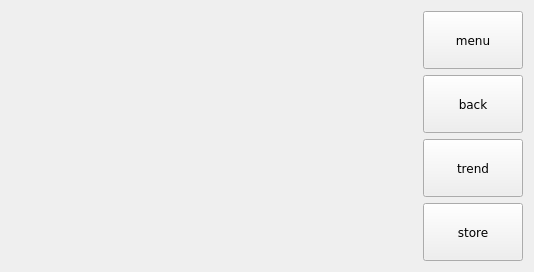
<?xml version="1.0" encoding="UTF-8"?>
<ui version="4.0">
 <class>page101</class>
 <widget class="QWidget" name="page101">
  <property name="geometry">
   <rect>
    <x>0</x>
    <y>0</y>
    <width>534</width>
    <height>272</height>
   </rect>
  </property>
  <property name="sizePolicy">
   <sizepolicy hsizetype="MinimumExpanding" vsizetype="MinimumExpanding">
    <horstretch>0</horstretch>
    <verstretch>0</verstretch>
   </sizepolicy>
  </property>
  <property name="windowTitle">
   <string>page101</string>
  </property>
  <property name="styleSheet">
   <string notr="true">QWidget#page101
{
}</string>
  </property>
  <layout class="QHBoxLayout" name="horizontalLayout">
   <item>
    <widget class="ATCMgraph" name="atcmGraph">
     <property name="sizePolicy">
      <sizepolicy hsizetype="MinimumExpanding" vsizetype="MinimumExpanding">
       <horstretch>0</horstretch>
       <verstretch>0</verstretch>
      </sizepolicy>
     </property>
     <property name="toolTip">
      <string>ATCM QGraph</string>
     </property>
     <property name="whatsThis">
      <string>ATCMgraph widget</string>
     </property>
     <property name="x1Variable">
      <string>PLC_time</string>
     </property>
     <property name="x1Min">
      <string>PLC_timeMin</string>
     </property>
     <property name="x1Max">
      <string>PLC_timeMax</string>
     </property>
     <property name="x1Step">
      <double>10.000000000000000</double>
     </property>
     <property name="x1TickLabelVisible">
      <bool>true</bool>
     </property>
     <property name="x1Label">
      <string>TimeValue</string>
     </property>
     <property name="y1Variable">
      <string>TPLC_IN_3</string>
     </property>
     <property name="y1Min">
      <string>-1</string>
     </property>
     <property name="y1Max">
      <string>+1</string>
     </property>
     <property name="y1Label">
      <string>TPLC_IN_3</string>
     </property>
     <property name="pen1Color">
      <color>
       <red>255</red>
       <green>255</green>
       <blue>0</blue>
      </color>
     </property>
     <property name="Display1">
      <string/>
     </property>
     <property name="x2Variable">
      <string>PLC_time</string>
     </property>
     <property name="x2Min">
      <string>PLC_timeMin</string>
     </property>
     <property name="x2Max">
      <string>PLC_timeMax</string>
     </property>
     <property name="y2Variable">
      <string>TPLC_IN_AN_1</string>
     </property>
     <property name="y2Min">
      <string>-1</string>
     </property>
     <property name="y2Max">
      <string>21</string>
     </property>
     <property name="y2Label">
      <string>TPLC_IN_AN_1</string>
     </property>
     <property name="pen2Color">
      <color>
       <red>0</red>
       <green>255</green>
       <blue>255</blue>
      </color>
     </property>
     <property name="Display2">
      <string/>
     </property>
     <property name="legendVisible">
      <bool>true</bool>
     </property>
     <property name="refresh">
      <number>200</number>
     </property>
     <property name="bgColor">
      <color>
       <red>0</red>
       <green>0</green>
       <blue>0</blue>
      </color>
     </property>
    </widget>
   </item>
   <item>
    <layout class="QVBoxLayout" name="verticalLayout">
     <item>
      <widget class="ATCMbutton" name="atcmButton">
       <property name="sizePolicy">
        <sizepolicy hsizetype="MinimumExpanding" vsizetype="MinimumExpanding">
         <horstretch>0</horstretch>
         <verstretch>0</verstretch>
        </sizepolicy>
       </property>
       <property name="minimumSize">
        <size>
         <width>100</width>
         <height>0</height>
        </size>
       </property>
       <property name="maximumSize">
        <size>
         <width>100</width>
         <height>16777215</height>
        </size>
       </property>
       <property name="font">
        <font>
         <family>DejaVu Sans</family>
        </font>
       </property>
       <property name="iconSize">
        <size>
         <width>24</width>
         <height>24</height>
        </size>
       </property>
       <property name="toolTip">
        <string/>
       </property>
       <property name="whatsThis">
        <string>ATCMbutton widget</string>
       </property>
       <property name="pageName">
        <string>menu</string>
       </property>
       <property name="statusvar">
        <string/>
       </property>
       <property name="viewStatus">
        <bool>false</bool>
       </property>
       <property name="visibilityVar">
        <string/>
       </property>
       <property name="text">
        <string>menu</string>
       </property>
       <property name="pressText">
        <string>menu</string>
       </property>
       <property name="icon">
        <iconset resource="systemicons.qrc">
         <normaloff>:/systemicons/img/Script.png</normaloff>:/systemicons/img/Script.png</iconset>
       </property>
       <property name="borderWidth">
        <number>1</number>
       </property>
       <property name="borderRadius">
        <number>20</number>
       </property>
       <property name="apparence">
        <enum>QFrame::Raised</enum>
       </property>
      </widget>
     </item>
     <item>
      <widget class="ATCMbutton" name="atcmButton_2">
       <property name="sizePolicy">
        <sizepolicy hsizetype="MinimumExpanding" vsizetype="MinimumExpanding">
         <horstretch>0</horstretch>
         <verstretch>0</verstretch>
        </sizepolicy>
       </property>
       <property name="minimumSize">
        <size>
         <width>100</width>
         <height>0</height>
        </size>
       </property>
       <property name="maximumSize">
        <size>
         <width>100</width>
         <height>16777215</height>
        </size>
       </property>
       <property name="font">
        <font>
         <family>DejaVu Sans</family>
        </font>
       </property>
       <property name="iconSize">
        <size>
         <width>24</width>
         <height>24</height>
        </size>
       </property>
       <property name="toolTip">
        <string/>
       </property>
       <property name="whatsThis">
        <string>ATCMbutton widget</string>
       </property>
       <property name="pageName">
        <string>BACK</string>
       </property>
       <property name="statusvar">
        <string/>
       </property>
       <property name="viewStatus">
        <bool>false</bool>
       </property>
       <property name="visibilityVar">
        <string/>
       </property>
       <property name="text">
        <string>back</string>
       </property>
       <property name="pressText">
        <string>back</string>
       </property>
       <property name="icon">
        <iconset resource="systemicons.qrc">
         <normaloff>:/systemicons/img/Back.png</normaloff>:/systemicons/img/Back.png</iconset>
       </property>
       <property name="borderWidth">
        <number>1</number>
       </property>
       <property name="borderRadius">
        <number>20</number>
       </property>
       <property name="apparence">
        <enum>QFrame::Raised</enum>
       </property>
      </widget>
     </item>
     <item>
      <widget class="ATCMbutton" name="atcmButton_3">
       <property name="sizePolicy">
        <sizepolicy hsizetype="MinimumExpanding" vsizetype="MinimumExpanding">
         <horstretch>0</horstretch>
         <verstretch>0</verstretch>
        </sizepolicy>
       </property>
       <property name="minimumSize">
        <size>
         <width>100</width>
         <height>0</height>
        </size>
       </property>
       <property name="maximumSize">
        <size>
         <width>100</width>
         <height>16777215</height>
        </size>
       </property>
       <property name="font">
        <font>
         <family>DejaVu Sans</family>
        </font>
       </property>
       <property name="iconSize">
        <size>
         <width>24</width>
         <height>24</height>
        </size>
       </property>
       <property name="toolTip">
        <string/>
       </property>
       <property name="whatsThis">
        <string>ATCMbutton widget</string>
       </property>
       <property name="pageName">
        <string>trend</string>
       </property>
       <property name="statusvar">
        <string/>
       </property>
       <property name="viewStatus">
        <bool>false</bool>
       </property>
       <property name="visibilityVar">
        <string/>
       </property>
       <property name="text">
        <string>trend</string>
       </property>
       <property name="pressText">
        <string>trend</string>
       </property>
       <property name="icon">
        <iconset resource="systemicons.qrc">
         <normaloff>:/systemicons/img/Display.png</normaloff>:/systemicons/img/Display.png</iconset>
       </property>
       <property name="borderWidth">
        <number>1</number>
       </property>
       <property name="borderRadius">
        <number>20</number>
       </property>
       <property name="apparence">
        <enum>QFrame::Raised</enum>
       </property>
      </widget>
     </item>
     <item>
      <widget class="ATCMbutton" name="atcmButton_4">
       <property name="sizePolicy">
        <sizepolicy hsizetype="MinimumExpanding" vsizetype="MinimumExpanding">
         <horstretch>0</horstretch>
         <verstretch>0</verstretch>
        </sizepolicy>
       </property>
       <property name="minimumSize">
        <size>
         <width>100</width>
         <height>0</height>
        </size>
       </property>
       <property name="maximumSize">
        <size>
         <width>100</width>
         <height>16777215</height>
        </size>
       </property>
       <property name="font">
        <font>
         <family>DejaVu Sans</family>
        </font>
       </property>
       <property name="iconSize">
        <size>
         <width>24</width>
         <height>24</height>
        </size>
       </property>
       <property name="toolTip">
        <string/>
       </property>
       <property name="whatsThis">
        <string>ATCMbutton widget</string>
       </property>
       <property name="pageName">
        <string>store</string>
       </property>
       <property name="statusvar">
        <string/>
       </property>
       <property name="viewStatus">
        <bool>false</bool>
       </property>
       <property name="visibilityVar">
        <string/>
       </property>
       <property name="text">
        <string>store</string>
       </property>
       <property name="pressText">
        <string>store</string>
       </property>
       <property name="icon">
        <iconset resource="systemicons.qrc">
         <normaloff>:/systemicons/img/Table.png</normaloff>:/systemicons/img/Table.png</iconset>
       </property>
       <property name="borderWidth">
        <number>1</number>
       </property>
       <property name="borderRadius">
        <number>20</number>
       </property>
       <property name="apparence">
        <enum>QFrame::Raised</enum>
       </property>
      </widget>
     </item>
    </layout>
   </item>
  </layout>
 </widget>
 <customwidgets>
  <customwidget>
   <class>ATCMbutton</class>
   <extends>QPushButton</extends>
   <header>atcmplugin.h</header>
  </customwidget>
  <customwidget>
   <class>ATCMgraph</class>
   <extends>QFrame</extends>
   <header>atcmplugin.h</header>
  </customwidget>
 </customwidgets>
 <resources>
  <include location="systemicons.qrc"/>
 </resources>
 <connections>
  <connection>
   <sender>atcmButton</sender>
   <signal>newPage(const char*,bool)</signal>
   <receiver>page101</receiver>
   <slot>goto_page(const char*,bool)</slot>
   <hints>
    <hint type="sourcelabel">
     <x>416</x>
     <y>38</y>
    </hint>
    <hint type="destinationlabel">
     <x>377</x>
     <y>49</y>
    </hint>
   </hints>
  </connection>
  <connection>
   <sender>atcmButton_2</sender>
   <signal>newPage(const char*,bool)</signal>
   <receiver>page101</receiver>
   <slot>goto_page(const char*,bool)</slot>
   <hints>
    <hint type="sourcelabel">
     <x>385</x>
     <y>99</y>
    </hint>
    <hint type="destinationlabel">
     <x>374</x>
     <y>104</y>
    </hint>
   </hints>
  </connection>
  <connection>
   <sender>atcmButton_3</sender>
   <signal>newPage(const char*,bool)</signal>
   <receiver>page101</receiver>
   <slot>goto_page(const char*,bool)</slot>
   <hints>
    <hint type="sourcelabel">
     <x>384</x>
     <y>175</y>
    </hint>
    <hint type="destinationlabel">
     <x>377</x>
     <y>178</y>
    </hint>
   </hints>
  </connection>
  <connection>
   <sender>atcmButton_4</sender>
   <signal>newPage(const char*,bool)</signal>
   <receiver>page101</receiver>
   <slot>goto_page(const char*,bool)</slot>
   <hints>
    <hint type="sourcelabel">
     <x>387</x>
     <y>234</y>
    </hint>
    <hint type="destinationlabel">
     <x>374</x>
     <y>232</y>
    </hint>
   </hints>
  </connection>
 </connections>
 <slots>
  <slot>goto_page(const char*,bool)</slot>
 </slots>
</ui>
